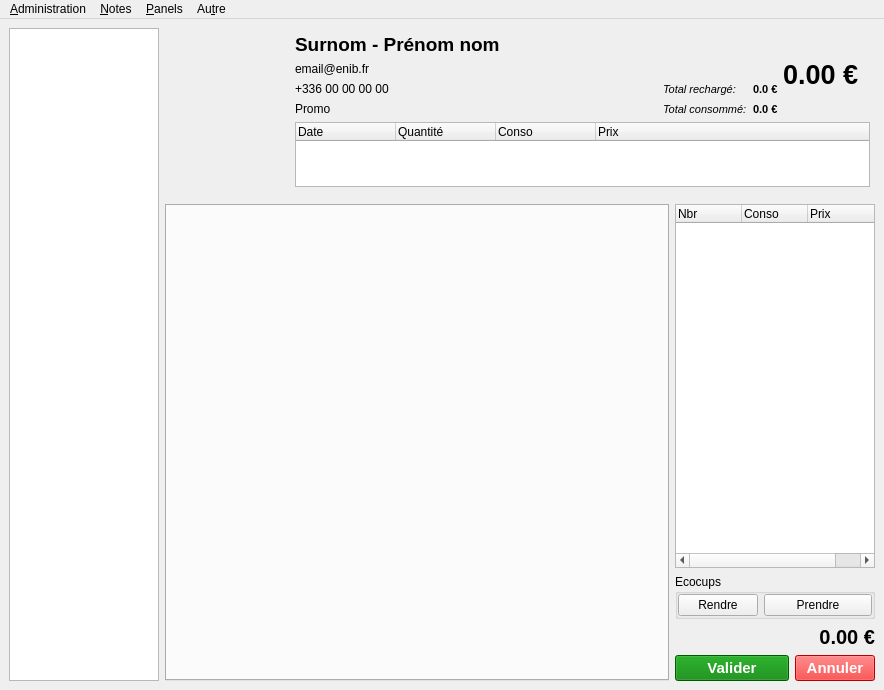
<?xml version="1.0" encoding="UTF-8"?>
<ui version="4.0">
 <class>MainWindow</class>
 <widget class="QMainWindow" name="MainWindow">
  <property name="windowModality">
   <enum>Qt::WindowModal</enum>
  </property>
  <property name="geometry">
   <rect>
    <x>0</x>
    <y>0</y>
    <width>884</width>
    <height>690</height>
   </rect>
  </property>
  <property name="sizePolicy">
   <sizepolicy hsizetype="Preferred" vsizetype="Preferred">
    <horstretch>0</horstretch>
    <verstretch>0</verstretch>
   </sizepolicy>
  </property>
  <property name="windowTitle">
   <string>Enibar</string>
  </property>
  <widget class="QWidget" name="centralwidget">
   <layout class="QGridLayout" name="gridLayout_3">
    <item row="2" column="1" colspan="2">
     <widget class="Panels" name="panels">
      <property name="enabled">
       <bool>true</bool>
      </property>
      <property name="tabPosition">
       <enum>QTabWidget::North</enum>
      </property>
      <property name="tabShape">
       <enum>QTabWidget::Rounded</enum>
      </property>
      <property name="currentIndex">
       <number>-1</number>
      </property>
      <property name="elideMode">
       <enum>Qt::ElideRight</enum>
      </property>
      <property name="usesScrollButtons">
       <bool>true</bool>
      </property>
      <property name="documentMode">
       <bool>false</bool>
      </property>
      <property name="movable">
       <bool>true</bool>
      </property>
     </widget>
    </item>
    <item row="2" column="3">
     <widget class="QWidget" name="widget" native="true">
      <property name="sizePolicy">
       <sizepolicy hsizetype="Maximum" vsizetype="Preferred">
        <horstretch>0</horstretch>
        <verstretch>0</verstretch>
       </sizepolicy>
      </property>
      <layout class="QGridLayout" name="gridLayout">
       <property name="leftMargin">
        <number>0</number>
       </property>
       <property name="topMargin">
        <number>0</number>
       </property>
       <property name="rightMargin">
        <number>0</number>
       </property>
       <property name="bottomMargin">
        <number>0</number>
       </property>
       <item row="0" column="0">
        <widget class="ProductList" name="product_list">
         <property name="minimumSize">
          <size>
           <width>200</width>
           <height>0</height>
          </size>
         </property>
         <property name="maximumSize">
          <size>
           <width>200</width>
           <height>16777215</height>
          </size>
         </property>
         <property name="indentation">
          <number>0</number>
         </property>
         <property name="wordWrap">
          <bool>true</bool>
         </property>
         <attribute name="headerDefaultSectionSize">
          <number>66</number>
         </attribute>
         <column>
          <property name="text">
           <string>Nbr</string>
          </property>
         </column>
         <column>
          <property name="text">
           <string>Conso</string>
          </property>
         </column>
         <column>
          <property name="text">
           <string>Prix</string>
          </property>
         </column>
        </widget>
       </item>
       <item row="2" column="0">
        <widget class="QLabel" name="total">
         <property name="minimumSize">
          <size>
           <width>200</width>
           <height>0</height>
          </size>
         </property>
         <property name="maximumSize">
          <size>
           <width>200</width>
           <height>16777215</height>
          </size>
         </property>
         <property name="font">
          <font>
           <pointsize>15</pointsize>
           <weight>75</weight>
           <bold>true</bold>
          </font>
         </property>
         <property name="styleSheet">
          <string notr="true">padding:0.75em</string>
         </property>
         <property name="text">
          <string>0.00 €</string>
         </property>
         <property name="alignment">
          <set>Qt::AlignRight|Qt::AlignTrailing|Qt::AlignVCenter</set>
         </property>
        </widget>
       </item>
       <item row="4" column="0">
        <widget class="QWidget" name="widget_2" native="true">
         <property name="minimumSize">
          <size>
           <width>200</width>
           <height>0</height>
          </size>
         </property>
         <property name="maximumSize">
          <size>
           <width>200</width>
           <height>16777215</height>
          </size>
         </property>
         <layout class="QHBoxLayout" name="horizontalLayout">
          <property name="leftMargin">
           <number>0</number>
          </property>
          <property name="topMargin">
           <number>0</number>
          </property>
          <property name="rightMargin">
           <number>0</number>
          </property>
          <property name="bottomMargin">
           <number>0</number>
          </property>
          <item>
           <widget class="QPushButton" name="validation_button">
            <property name="font">
             <font>
              <pointsize>11</pointsize>
              <weight>75</weight>
              <bold>true</bold>
             </font>
            </property>
            <property name="styleSheet">
             <string notr="true">padding:0.75em;background-color:green;color:white</string>
            </property>
            <property name="text">
             <string>Valider</string>
            </property>
           </widget>
          </item>
          <item>
           <widget class="QPushButton" name="cancel_button">
            <property name="sizePolicy">
             <sizepolicy hsizetype="Maximum" vsizetype="Fixed">
              <horstretch>0</horstretch>
              <verstretch>0</verstretch>
             </sizepolicy>
            </property>
            <property name="font">
             <font>
              <pointsize>11</pointsize>
              <weight>75</weight>
              <bold>true</bold>
             </font>
            </property>
            <property name="styleSheet">
             <string notr="true">padding: 0.75em; background-color:red;color:white;</string>
            </property>
            <property name="text">
             <string>Annuler</string>
            </property>
           </widget>
          </item>
         </layout>
        </widget>
       </item>
       <item row="1" column="0">
        <widget class="QGroupBox" name="groupBox">
         <property name="maximumSize">
          <size>
           <width>200</width>
           <height>16777215</height>
          </size>
         </property>
         <property name="title">
          <string>Ecocups</string>
         </property>
         <layout class="QHBoxLayout" name="horizontalLayout_4">
          <property name="leftMargin">
           <number>0</number>
          </property>
          <property name="topMargin">
           <number>0</number>
          </property>
          <property name="rightMargin">
           <number>0</number>
          </property>
          <property name="bottomMargin">
           <number>0</number>
          </property>
          <item>
           <widget class="QPushButton" name="repay_ecocup_btn">
            <property name="text">
             <string>Rendre</string>
            </property>
           </widget>
          </item>
          <item>
           <widget class="QPushButton" name="take_ecocup_btn">
            <property name="sizePolicy">
             <sizepolicy hsizetype="Expanding" vsizetype="Fixed">
              <horstretch>0</horstretch>
              <verstretch>0</verstretch>
             </sizepolicy>
            </property>
            <property name="text">
             <string>Prendre</string>
            </property>
           </widget>
          </item>
         </layout>
        </widget>
       </item>
      </layout>
     </widget>
    </item>
    <item row="1" column="0" rowspan="2">
     <widget class="NotesList" name="notes_list">
      <property name="sizePolicy">
       <sizepolicy hsizetype="Fixed" vsizetype="Expanding">
        <horstretch>0</horstretch>
        <verstretch>0</verstretch>
       </sizepolicy>
      </property>
      <property name="minimumSize">
       <size>
        <width>150</width>
        <height>0</height>
       </size>
      </property>
      <property name="maximumSize">
       <size>
        <width>150</width>
        <height>16777215</height>
       </size>
      </property>
      <property name="baseSize">
       <size>
        <width>200</width>
        <height>0</height>
       </size>
      </property>
      <property name="sortingEnabled">
       <bool>true</bool>
      </property>
     </widget>
    </item>
    <item row="1" column="1" colspan="3">
     <widget class="QWidget" name="note_box" native="true">
      <property name="sizePolicy">
       <sizepolicy hsizetype="Minimum" vsizetype="Maximum">
        <horstretch>0</horstretch>
        <verstretch>0</verstretch>
       </sizepolicy>
      </property>
      <property name="maximumSize">
       <size>
        <width>16777215</width>
        <height>100000</height>
       </size>
      </property>
      <layout class="QGridLayout" name="gridLayout_4">
       <property name="leftMargin">
        <number>5</number>
       </property>
       <property name="topMargin">
        <number>5</number>
       </property>
       <property name="rightMargin">
        <number>5</number>
       </property>
       <property name="bottomMargin">
        <number>5</number>
       </property>
       <property name="horizontalSpacing">
        <number>0</number>
       </property>
       <item row="1" column="1" colspan="3">
        <widget class="QWidget" name="widget_3" native="true">
         <property name="maximumSize">
          <size>
           <width>16777215</width>
           <height>65</height>
          </size>
         </property>
         <layout class="QGridLayout" name="gridLayout_2">
          <property name="leftMargin">
           <number>5</number>
          </property>
          <property name="topMargin">
           <number>0</number>
          </property>
          <property name="rightMargin">
           <number>0</number>
          </property>
          <property name="bottomMargin">
           <number>0</number>
          </property>
          <item row="0" column="0">
           <widget class="QTreeWidget" name="note_history">
            <property name="indentation">
             <number>0</number>
            </property>
            <column>
             <property name="text">
              <string>Date</string>
             </property>
            </column>
            <column>
             <property name="text">
              <string>Quantité</string>
             </property>
             <property name="textAlignment">
              <set>AlignLeft|AlignVCenter</set>
             </property>
            </column>
            <column>
             <property name="text">
              <string>Conso</string>
             </property>
            </column>
            <column>
             <property name="text">
              <string>Prix</string>
             </property>
            </column>
           </widget>
          </item>
         </layout>
        </widget>
       </item>
       <item row="0" column="0" rowspan="3" alignment="Qt::AlignTop">
        <widget class="QLabel" name="note_photo">
         <property name="sizePolicy">
          <sizepolicy hsizetype="Fixed" vsizetype="Expanding">
           <horstretch>0</horstretch>
           <verstretch>0</verstretch>
          </sizepolicy>
         </property>
         <property name="minimumSize">
          <size>
           <width>120</width>
           <height>160</height>
          </size>
         </property>
         <property name="maximumSize">
          <size>
           <width>120</width>
           <height>160</height>
          </size>
         </property>
         <property name="text">
          <string/>
         </property>
        </widget>
       </item>
       <item row="0" column="3">
        <widget class="QLabel" name="note_solde">
         <property name="sizePolicy">
          <sizepolicy hsizetype="Minimum" vsizetype="Preferred">
           <horstretch>0</horstretch>
           <verstretch>0</verstretch>
          </sizepolicy>
         </property>
         <property name="minimumSize">
          <size>
           <width>0</width>
           <height>0</height>
          </size>
         </property>
         <property name="font">
          <font>
           <pointsize>20</pointsize>
           <weight>75</weight>
           <bold>true</bold>
           <stylestrategy>PreferAntialias</stylestrategy>
           <kerning>true</kerning>
          </font>
         </property>
         <property name="text">
          <string>0.00 €</string>
         </property>
        </widget>
       </item>
       <item row="0" column="1" colspan="2">
        <widget class="QFrame" name="note_middle">
         <property name="sizePolicy">
          <sizepolicy hsizetype="Minimum" vsizetype="Maximum">
           <horstretch>1</horstretch>
           <verstretch>0</verstretch>
          </sizepolicy>
         </property>
         <property name="minimumSize">
          <size>
           <width>200</width>
           <height>0</height>
          </size>
         </property>
         <property name="lineWidth">
          <number>50</number>
         </property>
         <layout class="QGridLayout" name="gridLayout_5">
          <property name="leftMargin">
           <number>5</number>
          </property>
          <property name="topMargin">
           <number>0</number>
          </property>
          <property name="rightMargin">
           <number>5</number>
          </property>
          <property name="bottomMargin">
           <number>0</number>
          </property>
          <item row="6" column="1">
           <widget class="QLabel" name="total_cons_label">
            <property name="sizePolicy">
             <sizepolicy hsizetype="Preferred" vsizetype="Preferred">
              <horstretch>0</horstretch>
              <verstretch>0</verstretch>
             </sizepolicy>
            </property>
            <property name="font">
             <font>
              <pointsize>8</pointsize>
              <italic>true</italic>
             </font>
            </property>
            <property name="text">
             <string>Total consommé:</string>
            </property>
            <property name="margin">
             <number>0</number>
            </property>
           </widget>
          </item>
          <item row="5" column="0">
           <widget class="QLabel" name="note_phone">
            <property name="sizePolicy">
             <sizepolicy hsizetype="MinimumExpanding" vsizetype="Preferred">
              <horstretch>1</horstretch>
              <verstretch>0</verstretch>
             </sizepolicy>
            </property>
            <property name="text">
             <string>+336 00 00 00 00</string>
            </property>
            <property name="alignment">
             <set>Qt::AlignLeading|Qt::AlignLeft|Qt::AlignTop</set>
            </property>
           </widget>
          </item>
          <item row="2" column="0">
           <widget class="QLabel" name="note_name">
            <property name="sizePolicy">
             <sizepolicy hsizetype="MinimumExpanding" vsizetype="Preferred">
              <horstretch>1</horstretch>
              <verstretch>0</verstretch>
             </sizepolicy>
            </property>
            <property name="font">
             <font>
              <pointsize>14</pointsize>
              <weight>75</weight>
              <bold>true</bold>
             </font>
            </property>
            <property name="text">
             <string>Surnom - Prénom nom</string>
            </property>
            <property name="alignment">
             <set>Qt::AlignLeading|Qt::AlignLeft|Qt::AlignTop</set>
            </property>
           </widget>
          </item>
          <item row="6" column="2">
           <widget class="QLabel" name="total_cons">
            <property name="sizePolicy">
             <sizepolicy hsizetype="Preferred" vsizetype="Preferred">
              <horstretch>0</horstretch>
              <verstretch>0</verstretch>
             </sizepolicy>
            </property>
            <property name="font">
             <font>
              <pointsize>8</pointsize>
              <weight>75</weight>
              <bold>true</bold>
             </font>
            </property>
            <property name="text">
             <string>0.0 €</string>
            </property>
            <property name="margin">
             <number>0</number>
            </property>
           </widget>
          </item>
          <item row="6" column="0">
           <widget class="QLabel" name="note_promo">
            <property name="sizePolicy">
             <sizepolicy hsizetype="MinimumExpanding" vsizetype="Preferred">
              <horstretch>1</horstretch>
              <verstretch>0</verstretch>
             </sizepolicy>
            </property>
            <property name="text">
             <string>Promo</string>
            </property>
            <property name="alignment">
             <set>Qt::AlignLeading|Qt::AlignLeft|Qt::AlignTop</set>
            </property>
           </widget>
          </item>
          <item row="5" column="1">
           <widget class="QLabel" name="total_refill_label">
            <property name="sizePolicy">
             <sizepolicy hsizetype="Preferred" vsizetype="Preferred">
              <horstretch>0</horstretch>
              <verstretch>0</verstretch>
             </sizepolicy>
            </property>
            <property name="font">
             <font>
              <pointsize>8</pointsize>
              <italic>true</italic>
             </font>
            </property>
            <property name="text">
             <string>Total rechargé:</string>
            </property>
            <property name="margin">
             <number>0</number>
            </property>
           </widget>
          </item>
          <item row="3" column="0">
           <widget class="QLabel" name="note_mail">
            <property name="sizePolicy">
             <sizepolicy hsizetype="MinimumExpanding" vsizetype="Preferred">
              <horstretch>1</horstretch>
              <verstretch>0</verstretch>
             </sizepolicy>
            </property>
            <property name="frameShadow">
             <enum>QFrame::Plain</enum>
            </property>
            <property name="text">
             <string>email@enib.fr</string>
            </property>
            <property name="alignment">
             <set>Qt::AlignLeading|Qt::AlignLeft|Qt::AlignTop</set>
            </property>
           </widget>
          </item>
          <item row="5" column="2">
           <widget class="QLabel" name="total_refill">
            <property name="sizePolicy">
             <sizepolicy hsizetype="Preferred" vsizetype="Preferred">
              <horstretch>0</horstretch>
              <verstretch>0</verstretch>
             </sizepolicy>
            </property>
            <property name="font">
             <font>
              <pointsize>8</pointsize>
              <weight>75</weight>
              <bold>true</bold>
             </font>
            </property>
            <property name="text">
             <string>0.0 €</string>
            </property>
            <property name="margin">
             <number>0</number>
            </property>
           </widget>
          </item>
         </layout>
        </widget>
       </item>
      </layout>
     </widget>
    </item>
   </layout>
  </widget>
  <widget class="MenuBar" name="menu_bar">
   <property name="geometry">
    <rect>
     <x>0</x>
     <y>0</y>
     <width>884</width>
     <height>15</height>
    </rect>
   </property>
   <widget class="QMenu" name="administration">
    <property name="title">
     <string>&amp;Administration</string>
    </property>
    <addaction name="user_managment"/>
    <addaction name="change_password"/>
    <addaction name="separator"/>
    <addaction name="products_managment"/>
    <addaction name="hide_alcohol"/>
    <addaction name="separator"/>
    <addaction name="transaction_history"/>
   </widget>
   <widget class="QMenu" name="menuNotes">
    <property name="title">
     <string>&amp;Notes</string>
    </property>
    <widget class="QMenu" name="menuExporter_les_notes">
     <property name="title">
      <string>&amp;Exporter les notes</string>
     </property>
     <addaction name="export_with_profs"/>
     <addaction name="export_without_profs"/>
    </widget>
    <addaction name="refill_note"/>
    <addaction name="empty_note"/>
    <addaction name="separator"/>
    <addaction name="manage_notes"/>
    <addaction name="notes_action"/>
    <addaction name="import_csv"/>
    <addaction name="separator"/>
    <addaction name="menuExporter_les_notes"/>
    <addaction name="find"/>
   </widget>
   <widget class="QMenu" name="menu_Panels">
    <property name="title">
     <string>&amp;Panels</string>
    </property>
    <addaction name="panel_managment"/>
    <addaction name="refresh_panels"/>
   </widget>
   <widget class="QMenu" name="menuAutre">
    <property name="title">
     <string>Au&amp;tre</string>
    </property>
    <addaction name="stats"/>
    <addaction name="about"/>
   </widget>
   <addaction name="administration"/>
   <addaction name="menuNotes"/>
   <addaction name="menu_Panels"/>
   <addaction name="menuAutre"/>
  </widget>
  <action name="user_managment">
   <property name="checkable">
    <bool>false</bool>
   </property>
   <property name="text">
    <string>Gerer les &amp;utilisateurs</string>
   </property>
  </action>
  <action name="products_managment">
   <property name="text">
    <string>Gerer les &amp;consomations</string>
   </property>
  </action>
  <action name="manage_notes">
   <property name="text">
    <string>Gerer les &amp;notes</string>
   </property>
  </action>
  <action name="export_with_profs">
   <property name="text">
    <string>A&amp;vec profs</string>
   </property>
  </action>
  <action name="export_without_profs">
   <property name="text">
    <string>Sa&amp;ns profs</string>
   </property>
  </action>
  <action name="change_password">
   <property name="text">
    <string>Changer mon &amp;mot de passe</string>
   </property>
  </action>
  <action name="panel_managment">
   <property name="text">
    <string>&amp;Gerer les panels</string>
   </property>
  </action>
  <action name="notes_action">
   <property name="text">
    <string>&amp;Faire des actions sur plusieurs notes</string>
   </property>
  </action>
  <action name="refill_note">
   <property name="enabled">
    <bool>false</bool>
   </property>
   <property name="text">
    <string>&amp;Recharger</string>
   </property>
  </action>
  <action name="hide_alcohol">
   <property name="checkable">
    <bool>true</bool>
   </property>
   <property name="checked">
    <bool>true</bool>
   </property>
   <property name="text">
    <string>Cacher les &amp;boissons alcolisées</string>
   </property>
  </action>
  <action name="take_ecocup">
   <property name="text">
    <string>&amp;Prendre</string>
   </property>
  </action>
  <action name="repay_ecocup">
   <property name="text">
    <string>&amp;Rembourser</string>
   </property>
  </action>
  <action name="transaction_history">
   <property name="text">
    <string>Consulter l'&amp;historique des transactions</string>
   </property>
  </action>
  <action name="empty_note">
   <property name="enabled">
    <bool>false</bool>
   </property>
   <property name="text">
    <string>Prendre &amp;sur une note</string>
   </property>
  </action>
  <action name="refresh_panels">
   <property name="text">
    <string>&amp;Raffraichir les panels</string>
   </property>
  </action>
  <action name="find">
   <property name="text">
    <string>Recherche</string>
   </property>
   <property name="shortcut">
    <string>Ctrl+F</string>
   </property>
  </action>
  <action name="stats">
   <property name="text">
    <string>&amp;Statistiques</string>
   </property>
  </action>
  <action name="about">
   <property name="text">
    <string>&amp;A propos</string>
   </property>
  </action>
  <action name="import_csv">
   <property name="text">
    <string>&amp;Importer un fichier CSV</string>
   </property>
  </action>
 </widget>
 <customwidgets>
  <customwidget>
   <class>ProductList</class>
   <extends>QTreeWidget</extends>
   <header>gui/panel_widget</header>
  </customwidget>
  <customwidget>
   <class>NotesList</class>
   <extends>QListWidget</extends>
   <header>gui/utils</header>
  </customwidget>
  <customwidget>
   <class>MenuBar</class>
   <extends>QMenuBar</extends>
   <header>gui/main_window</header>
   <slots>
    <slot>user_managment_fnc()</slot>
    <slot>consumption_managment_fnc()</slot>
    <slot>manage_note_fnc()</slot>
    <slot>export_notes_with_profs_fnc()</slot>
    <slot>export_notes_without_profs_fnc()</slot>
    <slot>change_password_fnc()</slot>
    <slot>panel_managment_fnc()</slot>
    <slot>notes_action_fnc()</slot>
    <slot>refill_note_fnc()</slot>
    <slot>take_ecocup_fnc()</slot>
    <slot>repay_ecocup_fnc()</slot>
    <slot>show_transactions_history()</slot>
    <slot>empty_note_fnc()</slot>
    <slot>refresh_panels_fnc()</slot>
    <slot>trigger_search()</slot>
    <slot>stats()</slot>
    <slot>about()</slot>
    <slot>csv_import_fnc()</slot>
   </slots>
  </customwidget>
  <customwidget>
   <class>Panels</class>
   <extends>QTabWidget</extends>
   <header>gui/panel_widget</header>
   <container>1</container>
   <slots>
    <slot>rebuild()</slot>
    <slot>change_alcohol()</slot>
   </slots>
  </customwidget>
 </customwidgets>
 <resources/>
 <connections>
  <connection>
   <sender>user_managment</sender>
   <signal>triggered()</signal>
   <receiver>menu_bar</receiver>
   <slot>user_managment_fnc()</slot>
   <hints>
    <hint type="sourcelabel">
     <x>-1</x>
     <y>-1</y>
    </hint>
    <hint type="destinationlabel">
     <x>441</x>
     <y>9</y>
    </hint>
   </hints>
  </connection>
  <connection>
   <sender>products_managment</sender>
   <signal>triggered()</signal>
   <receiver>menu_bar</receiver>
   <slot>consumption_managment_fnc()</slot>
   <hints>
    <hint type="sourcelabel">
     <x>-1</x>
     <y>-1</y>
    </hint>
    <hint type="destinationlabel">
     <x>441</x>
     <y>9</y>
    </hint>
   </hints>
  </connection>
  <connection>
   <sender>manage_notes</sender>
   <signal>triggered()</signal>
   <receiver>menu_bar</receiver>
   <slot>manage_note_fnc()</slot>
   <hints>
    <hint type="sourcelabel">
     <x>-1</x>
     <y>-1</y>
    </hint>
    <hint type="destinationlabel">
     <x>441</x>
     <y>9</y>
    </hint>
   </hints>
  </connection>
  <connection>
   <sender>export_with_profs</sender>
   <signal>triggered()</signal>
   <receiver>menu_bar</receiver>
   <slot>export_notes_with_profs_fnc()</slot>
   <hints>
    <hint type="sourcelabel">
     <x>-1</x>
     <y>-1</y>
    </hint>
    <hint type="destinationlabel">
     <x>441</x>
     <y>9</y>
    </hint>
   </hints>
  </connection>
  <connection>
   <sender>export_without_profs</sender>
   <signal>triggered()</signal>
   <receiver>menu_bar</receiver>
   <slot>export_notes_without_profs_fnc()</slot>
   <hints>
    <hint type="sourcelabel">
     <x>-1</x>
     <y>-1</y>
    </hint>
    <hint type="destinationlabel">
     <x>441</x>
     <y>9</y>
    </hint>
   </hints>
  </connection>
  <connection>
   <sender>change_password</sender>
   <signal>triggered()</signal>
   <receiver>menu_bar</receiver>
   <slot>change_password_fnc()</slot>
   <hints>
    <hint type="sourcelabel">
     <x>-1</x>
     <y>-1</y>
    </hint>
    <hint type="destinationlabel">
     <x>441</x>
     <y>9</y>
    </hint>
   </hints>
  </connection>
  <connection>
   <sender>panel_managment</sender>
   <signal>triggered()</signal>
   <receiver>menu_bar</receiver>
   <slot>panel_managment_fnc()</slot>
   <hints>
    <hint type="sourcelabel">
     <x>-1</x>
     <y>-1</y>
    </hint>
    <hint type="destinationlabel">
     <x>441</x>
     <y>9</y>
    </hint>
   </hints>
  </connection>
  <connection>
   <sender>notes_action</sender>
   <signal>triggered()</signal>
   <receiver>menu_bar</receiver>
   <slot>notes_action_fnc()</slot>
   <hints>
    <hint type="sourcelabel">
     <x>-1</x>
     <y>-1</y>
    </hint>
    <hint type="destinationlabel">
     <x>441</x>
     <y>9</y>
    </hint>
   </hints>
  </connection>
  <connection>
   <sender>cancel_button</sender>
   <signal>clicked()</signal>
   <receiver>product_list</receiver>
   <slot>clear()</slot>
   <hints>
    <hint type="sourcelabel">
     <x>843</x>
     <y>662</y>
    </hint>
    <hint type="destinationlabel">
     <x>789</x>
     <y>442</y>
    </hint>
   </hints>
  </connection>
  <connection>
   <sender>validation_button</sender>
   <signal>clicked()</signal>
   <receiver>MainWindow</receiver>
   <slot>validate_transaction()</slot>
   <hints>
    <hint type="sourcelabel">
     <x>696</x>
     <y>666</y>
    </hint>
    <hint type="destinationlabel">
     <x>571</x>
     <y>687</y>
    </hint>
   </hints>
  </connection>
  <connection>
   <sender>refill_note</sender>
   <signal>triggered()</signal>
   <receiver>menu_bar</receiver>
   <slot>refill_note_fnc()</slot>
   <hints>
    <hint type="sourcelabel">
     <x>-1</x>
     <y>-1</y>
    </hint>
    <hint type="destinationlabel">
     <x>441</x>
     <y>9</y>
    </hint>
   </hints>
  </connection>
  <connection>
   <sender>hide_alcohol</sender>
   <signal>triggered()</signal>
   <receiver>panels</receiver>
   <slot>change_alcohol()</slot>
   <hints>
    <hint type="sourcelabel">
     <x>-1</x>
     <y>-1</y>
    </hint>
    <hint type="destinationlabel">
     <x>441</x>
     <y>446</y>
    </hint>
   </hints>
  </connection>
  <connection>
   <sender>take_ecocup</sender>
   <signal>triggered()</signal>
   <receiver>menu_bar</receiver>
   <slot>take_ecocup_fnc()</slot>
   <hints>
    <hint type="sourcelabel">
     <x>-1</x>
     <y>-1</y>
    </hint>
    <hint type="destinationlabel">
     <x>441</x>
     <y>9</y>
    </hint>
   </hints>
  </connection>
  <connection>
   <sender>repay_ecocup</sender>
   <signal>triggered()</signal>
   <receiver>menu_bar</receiver>
   <slot>repay_ecocup_fnc()</slot>
   <hints>
    <hint type="sourcelabel">
     <x>-1</x>
     <y>-1</y>
    </hint>
    <hint type="destinationlabel">
     <x>441</x>
     <y>9</y>
    </hint>
   </hints>
  </connection>
  <connection>
   <sender>transaction_history</sender>
   <signal>triggered()</signal>
   <receiver>menu_bar</receiver>
   <slot>show_transactions_history()</slot>
   <hints>
    <hint type="sourcelabel">
     <x>-1</x>
     <y>-1</y>
    </hint>
    <hint type="destinationlabel">
     <x>441</x>
     <y>9</y>
    </hint>
   </hints>
  </connection>
  <connection>
   <sender>empty_note</sender>
   <signal>triggered()</signal>
   <receiver>menu_bar</receiver>
   <slot>empty_note_fnc()</slot>
   <hints>
    <hint type="sourcelabel">
     <x>-1</x>
     <y>-1</y>
    </hint>
    <hint type="destinationlabel">
     <x>441</x>
     <y>9</y>
    </hint>
   </hints>
  </connection>
  <connection>
   <sender>take_ecocup_btn</sender>
   <signal>clicked()</signal>
   <receiver>menu_bar</receiver>
   <slot>take_ecocup_fnc()</slot>
   <hints>
    <hint type="sourcelabel">
     <x>873</x>
     <y>605</y>
    </hint>
    <hint type="destinationlabel">
     <x>441</x>
     <y>9</y>
    </hint>
   </hints>
  </connection>
  <connection>
   <sender>repay_ecocup_btn</sender>
   <signal>clicked()</signal>
   <receiver>menu_bar</receiver>
   <slot>repay_ecocup_fnc()</slot>
   <hints>
    <hint type="sourcelabel">
     <x>759</x>
     <y>605</y>
    </hint>
    <hint type="destinationlabel">
     <x>441</x>
     <y>9</y>
    </hint>
   </hints>
  </connection>
  <connection>
   <sender>refresh_panels</sender>
   <signal>triggered()</signal>
   <receiver>menu_bar</receiver>
   <slot>refresh_panels_fnc()</slot>
   <hints>
    <hint type="sourcelabel">
     <x>-1</x>
     <y>-1</y>
    </hint>
    <hint type="destinationlabel">
     <x>441</x>
     <y>9</y>
    </hint>
   </hints>
  </connection>
  <connection>
   <sender>notes_list</sender>
   <signal>currentRowChanged(int)</signal>
   <receiver>MainWindow</receiver>
   <slot>on_note_selection()</slot>
   <hints>
    <hint type="sourcelabel">
     <x>83</x>
     <y>354</y>
    </hint>
    <hint type="destinationlabel">
     <x>441</x>
     <y>344</y>
    </hint>
   </hints>
  </connection>
  <connection>
   <sender>find</sender>
   <signal>triggered()</signal>
   <receiver>menu_bar</receiver>
   <slot>trigger_search()</slot>
   <hints>
    <hint type="sourcelabel">
     <x>-1</x>
     <y>-1</y>
    </hint>
    <hint type="destinationlabel">
     <x>441</x>
     <y>9</y>
    </hint>
   </hints>
  </connection>
  <connection>
   <sender>stats</sender>
   <signal>triggered()</signal>
   <receiver>menu_bar</receiver>
   <slot>stats()</slot>
   <hints>
    <hint type="sourcelabel">
     <x>-1</x>
     <y>-1</y>
    </hint>
    <hint type="destinationlabel">
     <x>441</x>
     <y>9</y>
    </hint>
   </hints>
  </connection>
  <connection>
   <sender>about</sender>
   <signal>triggered()</signal>
   <receiver>menu_bar</receiver>
   <slot>about()</slot>
   <hints>
    <hint type="sourcelabel">
     <x>-1</x>
     <y>-1</y>
    </hint>
    <hint type="destinationlabel">
     <x>441</x>
     <y>9</y>
    </hint>
   </hints>
  </connection>
  <connection>
   <sender>import_csv</sender>
   <signal>triggered()</signal>
   <receiver>menu_bar</receiver>
   <slot>csv_import_fnc()</slot>
   <hints>
    <hint type="sourcelabel">
     <x>-1</x>
     <y>-1</y>
    </hint>
    <hint type="destinationlabel">
     <x>441</x>
     <y>7</y>
    </hint>
   </hints>
  </connection>
 </connections>
 <slots>
  <slot>validate_transaction()</slot>
  <slot>on_note_selection()</slot>
 </slots>
</ui>
